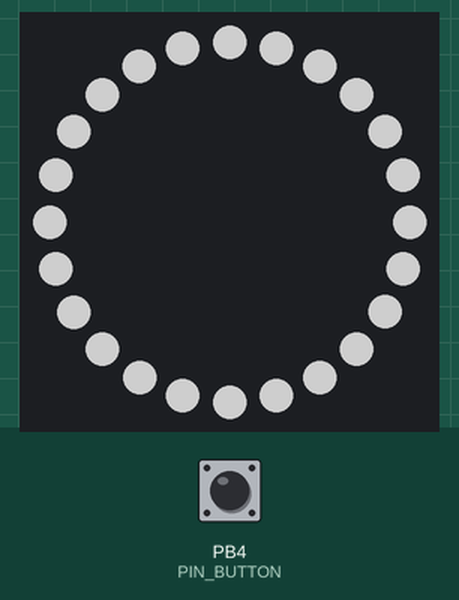
This sketch was run on a simulated ATtiny85, built with avr-gcc and run on an emulated ATtiny85. On the bench: 24 RGB LEDs in a ring, first at the top, clockwise. Inputs (shaded band) come from the test bench; at power-on: PB4 (PIN_BUTTON) HIGH. Dim RGB values are drawn brighter than linear. At 10.2 s the program stops and its outputs stay as they are.

Above: at 2.1 s.
2.2 s: PB4 (PIN_BUTTON) pulled LOW for 0.15 s
At 2.64 s:
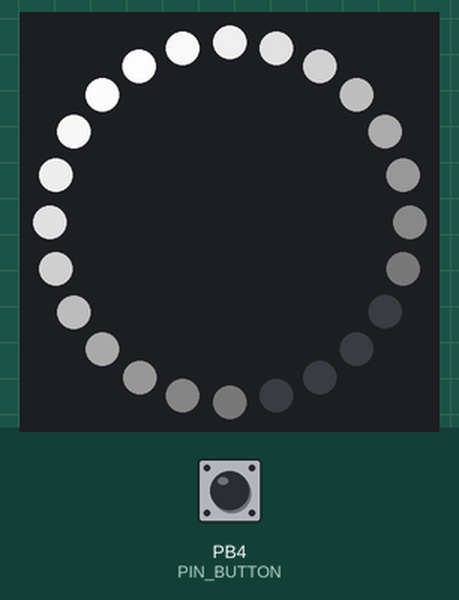
2.9 s: PB4 (PIN_BUTTON) pulled LOW for 1 s
At 3.27 s:
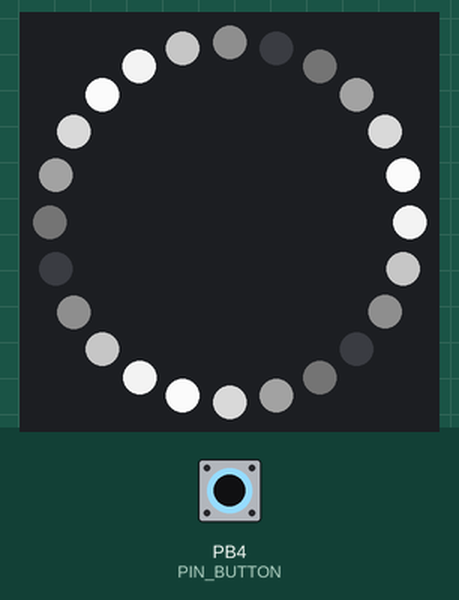
4.5 s: PB4 (PIN_BUTTON) pulled LOW for 0.15 s
At 4.82 s:
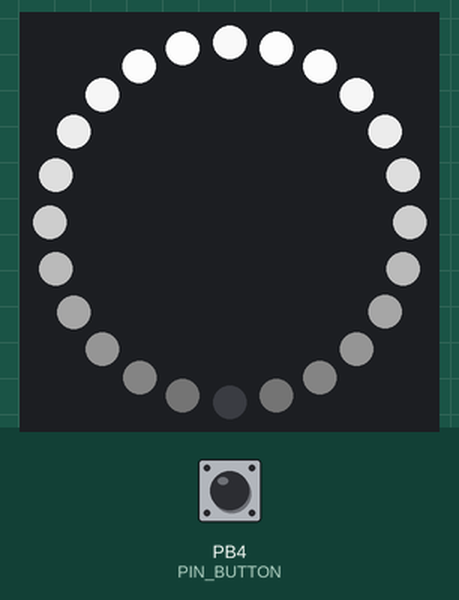
5.2 s: PB4 (PIN_BUTTON) pulled LOW for 3.2 s
At 6.0 s:
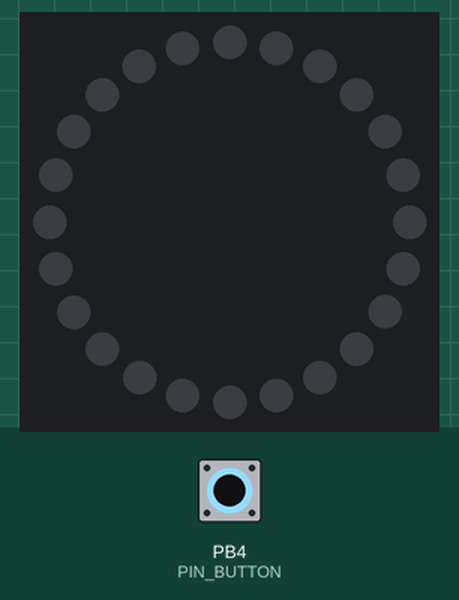
Timing chart, 0 to 8.2 s (numbered marks = the images above; inputs shaded):
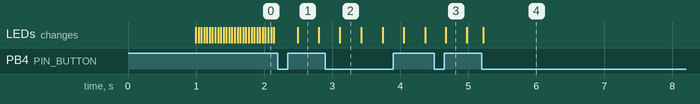

Measured:
- after the input at 2.2 s, the LEDs: change after 0.29 s (image 1)
- after the input at 5.2 s, the LEDs: change at once (image 4)

The sketch:

multiled_fw.ino
```cpp
#include <Adafruit_TLC5947.h>
#include <JC_Button.h>
#include <Chrono.h>

#define PIN_DATA 0
#define PIN_CLK 2
#define PIN_LATCH 1
#define PIN_BUTTON 4
#define PIN_POWER 3

#define NUM_MODES 6
#define MODE_ON 0
#define MODE_BREATHE 1
#define MODE_RING1 2
#define MODE_RING2 3
#define MODE_SYMMETRIC 4
#define MODE_OFF 5

#define NUM_LEDS 24

// LEDs
Adafruit_TLC5947 leds = Adafruit_TLC5947(1, PIN_CLK, PIN_DATA, PIN_LATCH);
Chrono ledChrono;
Chrono shutdownChrono;
Chrono watchdogChrono(Chrono::SECONDS);

// Button
Button button(PIN_BUTTON, 25, true, true);

volatile uint8_t mode = MODE_BREATHE;
uint8_t force = 0;


void leds_update(void)
{
  switch(mode)
  {
  case MODE_ON:
    leds_fill(1500, 500);
    break;
  case MODE_BREATHE:
    leds_breathe(40);
    break;
  case MODE_RING1:
    leds_ring(1, 20);
    break;
  case MODE_RING2:
    leds_ring(3, 20);
    break;
  case MODE_SYMMETRIC:
    leds_symmetric(20);
    break;
  case MODE_OFF:
    leds_fill(0, 500);
    break;
  }
}

void leds_breathe(uint16_t wait)
{
  static uint8_t step = 0;
  float phase;
  float val;
  uint16_t pwm;

  if(ledChrono.hasPassed(wait, true) || force)
  {
    phase = (step/256.0f) * (PI*2.0f);
    val = cos(phase)+1;       // 0 offset cos curve
    val *= val;               // square it
    pwm = val * 980 + 80;    // scale it from 0..4 to 0..4000

    leds_fill(pwm, 0);        // fill and display right away

    step+=2;
  }
}

uint8_t leds_bootring(uint16_t pwm, uint16_t wait)
{
  static uint8_t step = 0;

  if(ledChrono.hasPassed(wait, true) || force)
  {
    for(int i=0; i<NUM_LEDS; i++)
    {
      if((step%NUM_LEDS) == i)
        leds.setPWM(i, pwm);
      else
        leds.setPWM(i, 0);
    }
    leds.write();
    step++;
  }
  return step;
}

void leds_ring(uint8_t peaks, uint16_t wait)
{
  static uint8_t step = 0;
  float phase;
  float delta;
  float val;
  uint16_t pwm;

  if(ledChrono.hasPassed(wait, true) || force)
  {
    for(int i=0; i<NUM_LEDS; i++)
    {
      phase = (step/256.0f) * (PI*2.0f);
      delta = i * (float)((PI*2.0f) / (NUM_LEDS/peaks));
      phase += delta;       // i * (float)((PI*2.0f) / NUM_LEDS)
      val = cos(phase)+1;   // 0 offset cos curve
      val *= val;           // square it
      pwm = val * 1000;     // scale it from 0..4 to 0..4000

      leds.setPWM(i, pwm); // fill and display right away
    }
    leds.write();
    step+=2;
  }
}

void leds_symmetric(uint16_t wait)
{
  static uint8_t step = 0;
  float phase;
  float delta;
  float val;
  uint16_t pwm;

  if(ledChrono.hasPassed(wait, true) || force)
  {
    for(int i=0; i<13; i++)
    {
      phase = (step/256.0f) * (PI*2.0f);
      delta = (i * (PI*2.0f)) / NUM_LEDS;
      phase += delta;
      val = cos(phase)+1;   // 0 offset cos curve
      val *= val;           // square it
      pwm = val * 1000;     // scale it from 0..4 to 0..4000

      leds.setPWM(i, pwm); // set led

      if((i != 0) && (i != 12))
      {
        leds.setPWM(24-i, pwm); // set opposite led
      }
    }
    leds.write();
    step-=2;
  }
}

void leds_fill(uint16_t pwm, uint16_t wait)
{
  if(!wait || ledChrono.hasPassed(wait, true) || force)
  {
    for(int i=0; i<NUM_LEDS; i++)
    {
      leds.setPWM(i, pwm);
    }
    leds.write();
  }
}

void setup()
{
  delay(500);

  // Keep power on
  pinMode(PIN_POWER, OUTPUT);
  digitalWrite(PIN_POWER, HIGH);

  // Button
  button.begin();

  // LEDs
  leds.begin();

  // Chronos
  ledChrono.start();
  shutdownChrono.start();
  watchdogChrono.start();

  // Bootring
  while(leds_bootring(2000, 5) < 48) {}
}

void loop()
{
  force = 0;

  // auto shutdown after 5 minutes
  if(watchdogChrono.hasPassed(5*60))
  {
    force = 1;
    mode = MODE_OFF;
  }

  button.read(); // Update the button instance
  if(button.wasPressed())
  {
    watchdogChrono.restart();
    force = 1;
    if(++mode >= NUM_MODES)
      mode = MODE_BREATHE;
    if(mode == MODE_OFF)
      shutdownChrono.restart();
  }

  leds_update();

  // turn off?
  if(mode == MODE_OFF)
  {
     // wait a few secs before shutting down entirely
    if(shutdownChrono.hasPassed(5000))
    {
      leds.setPWM(0, 4000);
      leds.write();
      digitalWrite(PIN_POWER, LOW);  // power off
      while(1) {}
    }
  }
}
```
